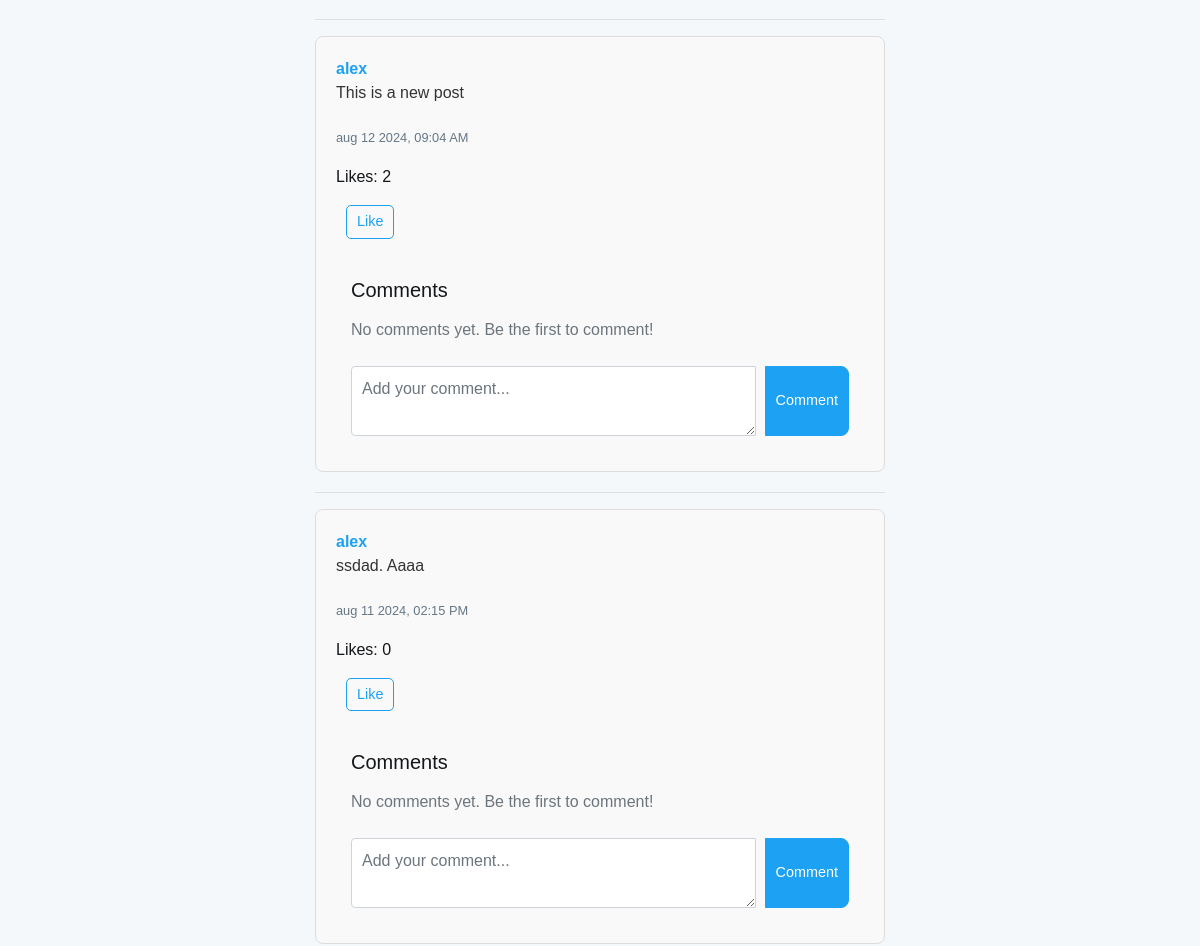
The page /profile/alex (middle part) on the database as committed earlier.
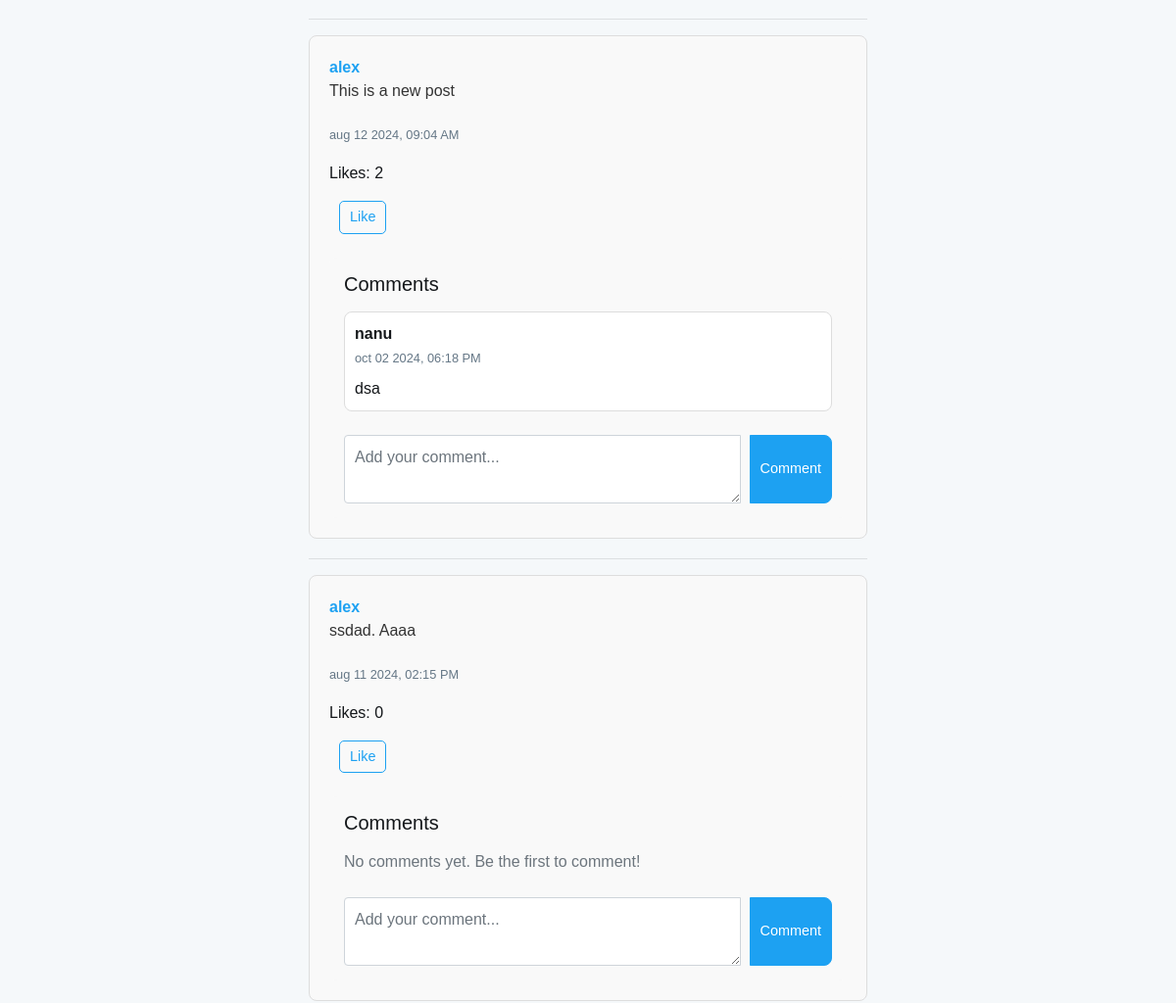
The same page on the database as committed later.
### network/models.py (models this page shows, shortened)
class Post(models.Model):
    user = models.ForeignKey(User, on_delete=models.CASCADE, related_name="posts")
    content = models.TextField(blank=True)
    timestamp = models.DateTimeField(auto_now_add=True)
    likes = models.ManyToManyField(User, related_name="liked_posts")

class User(AbstractUser):
    followers = models.ManyToManyField("self", blank=True, symmetrical=False, related_name="following")

class Comment(models.Model):
    post = models.ForeignKey(Post, on_delete=models.CASCADE, related_name="post_comments")
    user = models.ForeignKey(User, on_delete=models.CASCADE, related_name="user_comments")
    content = models.TextField()
    timestamp = models.DateTimeField(auto_now_add=True)

### network/views.py (the view)
# urls.py: path("profile/<str:username>", views.profile, name="profile"),
def profile(request, username):
    profile_user = User.objects.get(username=username)
    posts = Post.objects.filter(user=profile_user).order_by('-timestamp')
    paginator = Paginator(posts, 10)
    page_number = request.GET.get('page')
    page_obj = paginator.get_page(page_number)
    return render(request, 'network/profile.html', {
        "profile_user": profile_user,
        'page_obj': page_obj,
        "actual_user": request.user
    })

### network/templates/network/profile.html (shortened to what this page needs)
{% extends "network/layout.html" %}
{% block body %}
    {% for post in page_obj %}
        <div class="post" id="post-{{ post.id }}">
            <a href="{% url 'profile' post.user.username %}">{{ post.user }}</a>
            <p class="post-content">{{ post.content }}</p>
            <p><small>{{ post.timestamp|date:"b d Y, h:i A" }}</small></p>
            <p class="likes-count">Likes: {{ post.likes.count }}</p>
            {% if request.user in post.likes.all %}
                <button class="btn btn-sm btn-outline-primary like-btn" data-post-id="{{ post.id }}">Dislike</button>
            {% else %}
                <button class="btn btn-sm btn-outline-primary like-btn" data-post-id="{{ post.id }}">Like</button>
            {% endif %}
            <div class="comments-section mt-4">
                <h5 class="mb-3">Comments</h5>
                <div class="comments-list">
                    {% for comment in post.post_comments.all %}
                        <div class="card mb-3" id="comment-{{ comment.id }}">
                            <div class="card-body">
                                <div class="d-flex justify-content-between">
                                    <div>
                                        <strong>{{ comment.user.username }}</strong> <br>
                                        <small>{{ comment.timestamp|date:"b d Y, h:i A" }}</small>
                                    </div>
                                </div>
                                <p class="mt-2 mb-0">{{ comment.content }}</p>
                            </div>
                        </div>
                    {% empty %}
                        <p class="text-muted">No comments yet. Be the first to comment!</p>
                    {% endfor %}
                </div>
                <form id="comment-form" method="POST" action="{% url 'add_comment' post.id %}" class="mt-4">
                    <div class="input-group">
                        <textarea class="form-control" name="content" placeholder="Add your comment..." rows="2" required></textarea>
                        <div class="input-group-append">
                            <button class="btn btn-primary" type="submit">Comment</button>
                        </div>
                    </div>
                </form>
            </div>
        </div>
        <hr>
    {% endfor %}
{% endblock %}

Rows that differ between the two databases and show on the page:
shown differently, row unchanged: Post "This is a new post": no longer shows "No comments yet. Be the first to comment!"
added Comment: user.username "nanu", timestamp "oct 02 2024, 06:18 PM", content "dsa", shown under Post "This is a new post"
